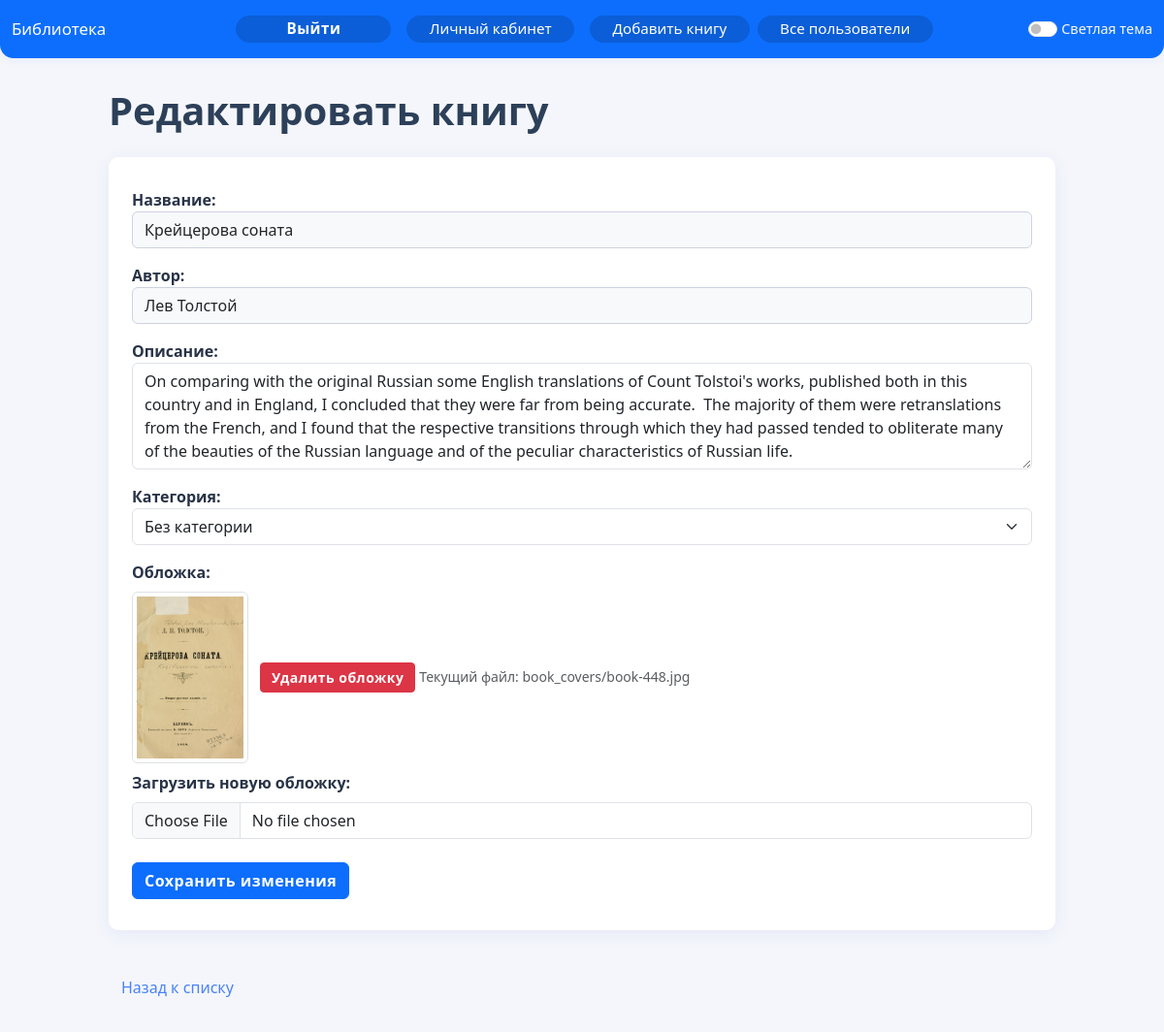
/edit/448/ (signed in), run on the app's committed database.
### books/models.py (models this page shows, shortened)
class Book(models.Model):
    title = models.CharField(max_length=200)
    author = models.CharField(max_length=100)
    description = models.TextField(blank=True)
    category = models.ForeignKey(
        Category,
        on_delete=models.SET_NULL,
        null=True,
        blank=True,
        related_name="books",
    )
    image = models.ImageField(upload_to='book_covers/', blank=True, null=True)
    info_url = models.URLField(max_length=500, null=True, blank=True)
    buy_url = models.URLField(max_length=500, null=True, blank=True)
    is_external = models.BooleanField(default=False)
    owner = models.ForeignKey(
        User,
        on_delete=models.SET_NULL,
        null=True,
        blank=True,
        related_name='books',
    )

### books/views.py (the view)
# urls.py: path('edit/<int:pk>/', views.edit_book, name='edit_book'),
@login_required
def edit_book(request, pk):
    book = get_object_or_404(Book, pk=pk)
    if not request.user.is_superuser:
        if book.is_external or book.owner != request.user:
            messages.error(request, 'У вас нет прав редактировать эту книгу.')
            return redirect('home')
    if request.method == 'POST':
        form = BookForm(request.POST, request.FILES, instance=book)
        if form.is_valid():
            form.save()
            messages.success(request, 'Книга обновлена!')
            return redirect('home')
    else:
        form = BookForm(instance=book)
    return render(request, 'books/edit_book.html', {'form': form, 'book': book})

### books/forms.py
class BookForm(forms.ModelForm):
    class Meta:
        model = Book
        fields = ['title', 'author', 'description', 'category', 'image']
        labels = {
            'title': 'Название',
            'author': 'Автор',
            'description': 'Описание',
            'category': 'Категория',
            'image': 'Обложка',
        }
        widgets = {
            'title': forms.TextInput(attrs={'class': 'form-control'}),
            'author': forms.TextInput(attrs={'class': 'form-control'}),
            'description': forms.Textarea(attrs={'class': 'form-control', 'rows': 4}),
            'category': forms.Select(attrs={'class': 'form-select'}),
            'image': forms.ClearableFileInput(attrs={'class': 'form-control'}),
        }

### books/models.py (called while the page is built)
    def __str__(self):
        return self.name

### books/templates/books/edit_book.html (shortened to what this page needs)
{% extends "books/base.html" %}
{% block content %}
<h1 class="mb-4">Редактировать книгу</h1>
<form method="post" enctype="multipart/form-data">
    <div class="mb-3">
        {{ form.title.label_tag }}{{ form.title }}
    </div>
    <div class="mb-3">
        {{ form.author.label_tag }}{{ form.author }}
    </div>
    <div class="mb-3">
        {{ form.description.label_tag }}{{ form.description }}
    </div>
    <div class="mb-3">
        {{ form.category.label_tag }}{{ form.category }}
    </div>
    <div class="mb-3">
        <label class="form-label">Обложка:</label>
        {% if form.instance.image %}
            <div class="mb-2">
                <img src="{{ form.instance.image.url }}" alt="{{ form.instance.title }}" class="img-thumbnail" style="max-width:120px;">
                <button type="submit" name="delete_cover" value="1" class="btn btn-danger btn-sm ms-2">
                    Удалить обложку
                </button>
                <span class="text-muted small">Текущий файл: {{ form.instance.image.name }}</span>
            </div>
        {% endif %}
        <div class="mt-2">
            <label class="form-label" for="id_image">Загрузить новую обложку:</label>
            <input type="file" name="image" id="id_image" class="form-control">
        </div>
    </div>
    <button type="submit" class="btn btn-primary mt-2">Сохранить изменения</button>
</form>
<a href="{% url 'home' %}" class="btn btn-link mt-3">Назад к списку</a>
{% endblock %}

### library/static/css/style.css (style rules this page uses)
:root { --main-bg: #0d6efd; --main-bg-dark: #0a3f91; --body-bg: #f4f6fb; --body-bg-dark: #121212; --card-bg: #ffffff; --card-bg-dark: #1e1e1e; --text-main: #2d4059; --text-main-dark: #f1f3f5; --list-bg: #f7f9fa; --list-bg-hover: #eaf0fb; --list-bg-dark: #1c1f26; --list-bg-hover-dark: #262a33; }
body { background-color: var(--body-bg); }
h1, h2, h3 { font-weight: 700; color: var(--text-main); margin-top: 1.5rem; }
form { background: var(--card-bg); border-radius: 10px; padding: 32px 24px; margin: 24px auto; box-shadow: 0 4px 18px rgba(70, 90, 200, 0.08); }
form label { font-weight: 600; color: #283347; }
form input[type="text"], form textarea { background: #f8f9fb; border: 1px solid #cdd2e1; border-radius: 6px; transition: border-color 0.3s, background-color 0.3s; }
form button.btn { min-width: 160px; letter-spacing: 0.5px; font-weight: 600; }
.btn-link { color: #4b83f7 !important; font-weight: 500; text-decoration: none; }
::placeholder { color: #a0a6be; }

### data on the page
Book: title "Крейцерова соната", author "Лев Толстой", description "On comparing with the original Russian some English translations of Count Tolstoi's works, published both in this country and in England, I concluded that they were far from being accurate. The majority of them were retranslations from the French, and I found that the respective transitions through which they had passed tended to obliterate many of the beauties of the Russian language and of the peculiar characteristics of Russian life.", category "Без категории", instance.image (picture), instance.image.name "book_covers/book-448.jpg"
